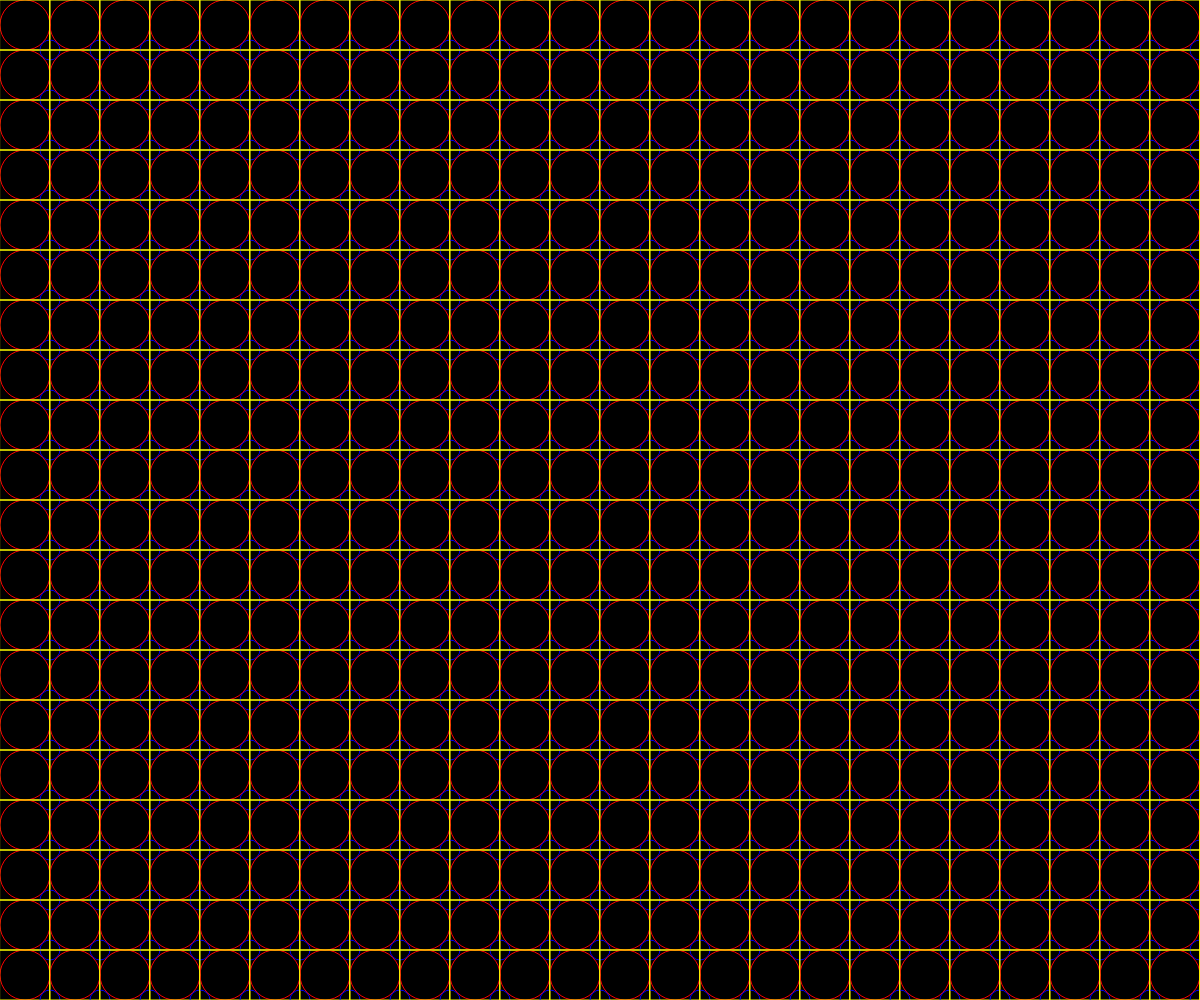
Frame 1 (no input)
Frame 60 (no input): identical to frame 1, image omitted
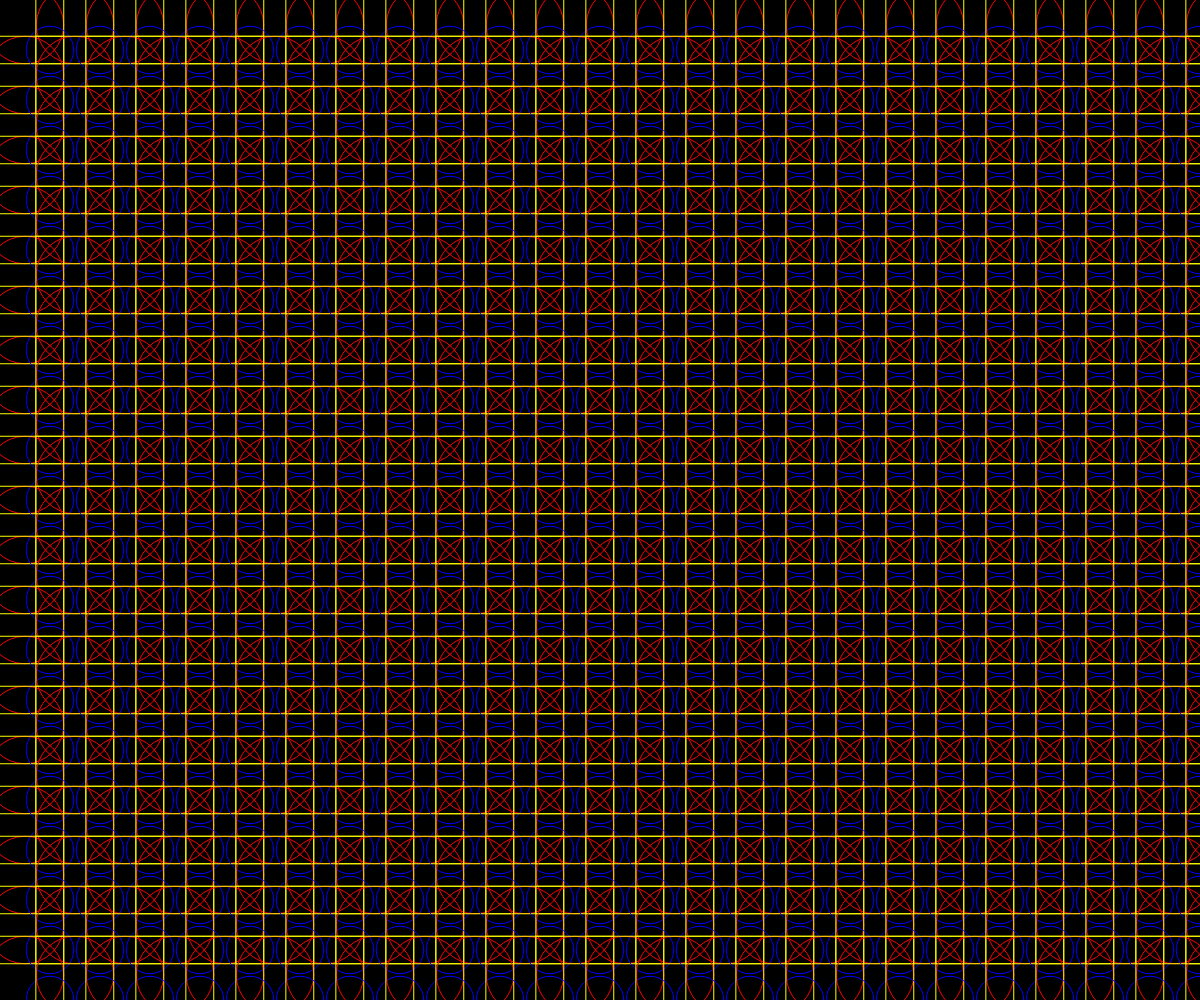
Frame 120 (the mouse pressed at the canvas centre since frame 60)

The p5.js sketch that drew these frames (run headless with seeded random() and noise() and a simulated clock; from frame 60 on, the mouse is pressed at the canvas centre):

// p5.js sketch
// ── sketch.js
function setup() {
	createCanvas(windowWidth, windowHeight);
	background(0);
}

function draw() {
 
  rectMode(CENTER)//設定方框的座標點為中心點
  noFill()//不充滿顏色
  //stroke(255)
 
  background(0)
  for(var j=0;j<int(height/(49));j++)
		{
  for(var i=0;i<int(width/(48));i++)
      {
	stroke(255,0,0)
	ellipse(25+(i*50),25+(j*50),50+(mouseX+mouseY)/40)
	stroke(255,255,0)
  rect(25+(i*50),25+(j*50),50+(mouseX+mouseY)/40)
	stroke(0,0,255)
  ellipse(50+(i*50),50+(j*50),20+(mouseX+mouseY)/40)
	    }
	  }		
	}
